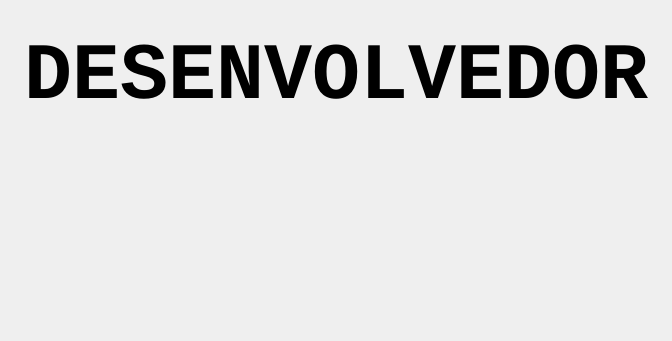
      <widget class="QWidget" name="page_sobre">
       <layout class="QVBoxLayout" name="verticalLayout_5">
        <item>
         <layout class="QHBoxLayout" name="horizontalLayout_2">
          <item>
           <widget class="QLabel" name="label_7">
            <property name="text">
             <string/>
            </property>
           </widget>
          </item>
          <item>
           <layout class="QVBoxLayout" name="verticalLayout_3">
            <item>
             <widget class="QLabel" name="label_10">
              <property name="text">
               <string/>
              </property>
             </widget>
            </item>
            <item>
             <widget class="QLabel" name="label_2">
              <property name="font">
               <font>
                <family>Courier New</family>
                <pointsize>60</pointsize>
                <weight>75</weight>
                <bold>true</bold>
               </font>
              </property>
              <property name="text">
               <string>DESENVOLVEDOR</string>
              </property>
              <property name="textFormat">
               <enum>Qt::MarkdownText</enum>
              </property>
              <property name="scaledContents">
               <bool>true</bool>
              </property>
              <property name="alignment">
               <set>Qt::AlignCenter</set>
              </property>
             </widget>
            </item>
            <item>
             <widget class="QLabel" name="label_8">
              <property name="text">
               <string/>
              </property>
             </widget>
            </item>
           </layout>
          </item>
          <item>
           <widget class="QLabel" name="label_9">
            <property name="text">
             <string/>
            </property>
           </widget>
          </item>
         </layout>
        </item>
        <item>
         <layout class="QHBoxLayout" name="horizontalLayout_3">
          <item>
           <widget class="QLabel" name="label_3">
            <property name="text">
             <string/>
            </property>
           </widget>
          </item>
          <item>
           <layout class="QVBoxLayout" name="verticalLayout_4">
            <item>
             <widget class="QLabel" name="label_4">
              <property name="text">
               <string/>
              </property>
             </widget>
            </item>
            <item>
             <widget class="QLabel" name="label">
              <property name="minimumSize">
               <size>
                <width>411</width>
                <height>141</height>
               </size>
              </property>
              <property name="maximumSize">
               <size>
                <width>411</width>
                <height>141</height>
               </size>
              </property>
              <property name="text">
               <string/>
              </property>
              <property name="pixmap">
               <pixmap>SEQUAV.jpg</pixmap>
              </property>
              <property name="scaledContents">
               <bool>true</bool>
              </property>
             </widget>
            </item>
            <item>
             <widget class="QLabel" name="label_6">
              <property name="text">
               <string/>
              </property>
             </widget>
            </item>
           </layout>
          </item>
          <item>
           <widget class="QLabel" name="label_5">
            <property name="text">
             <string/>
            </property>
           </widget>
          </item>
         </layout>
        </item>
       </layout>
      </widget>
